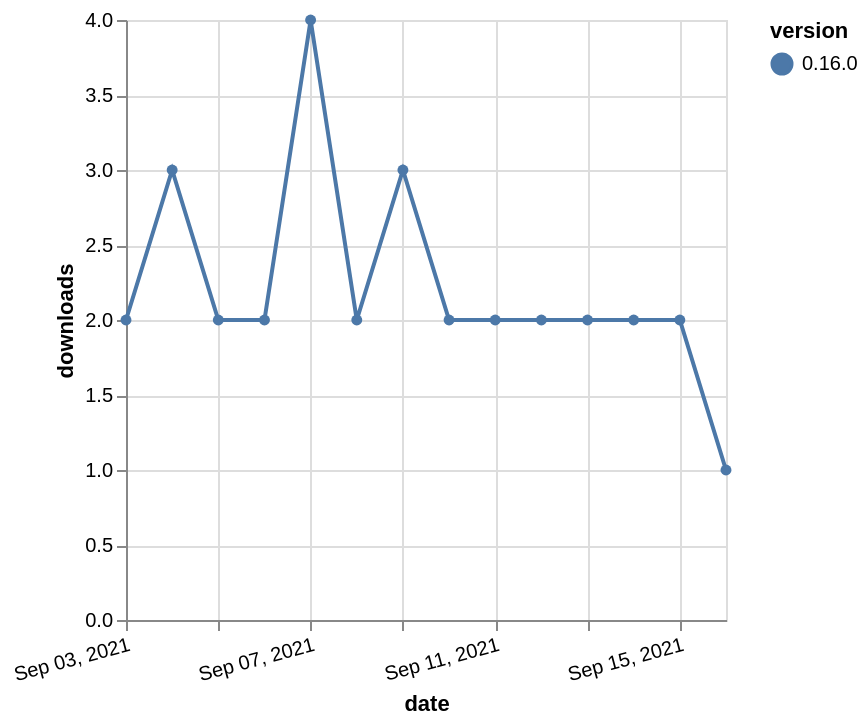

Describe this chart as a Vega-Lite specification.
### Vega-Lite specification from a JSON file in a GitHub repository (floating-point values rounded to 4 significant figures)
{"$schema": "https://vega.github.io/schema/vega-lite/v5.json", "description": "A simple bar chart with embedded data.", "data": {"values": [{"date": "2021-09-03", "total": 625, "delta": 2, "version": "0.16.0"}, {"date": "2021-09-04", "total": 628, "delta": 3, "version": "0.16.0"}, {"date": "2021-09-05", "total": 630, "delta": 2, "version": "0.16.0"}, {"date": "2021-09-06", "total": 632, "delta": 2, "version": "0.16.0"}, {"date": "2021-09-07", "total": 636, "delta": 4, "version": "0.16.0"}, {"date": "2021-09-08", "total": 638, "delta": 2, "version": "0.16.0"}, {"date": "2021-09-09", "total": 641, "delta": 3, "version": "0.16.0"}, {"date": "2021-09-10", "total": 643, "delta": 2, "version": "0.16.0"}, {"date": "2021-09-11", "total": 645, "delta": 2, "version": "0.16.0"}, {"date": "2021-09-12", "total": 647, "delta": 2, "version": "0.16.0"}, {"date": "2021-09-13", "total": 649, "delta": 2, "version": "0.16.0"}, {"date": "2021-09-14", "total": 651, "delta": 2, "version": "0.16.0"}, {"date": "2021-09-15", "total": 653, "delta": 2, "version": "0.16.0"}, {"date": "2021-09-16", "total": 654, "delta": 1, "version": "0.16.0"}]}, "width": "container", "mark": {"type": "line", "point": {"filled": true}}, "encoding": {"x": {"field": "date", "type": "temporal", "timeUnit": "yearmonthdate", "title": "date", "axis": {"labelAngle": -15}}, "y": {"field": "delta", "type": "quantitative", "title": "downloads"}, "color": {"field": "version", "type": "nominal"}, "tooltip": {"field": "delta"}}}
